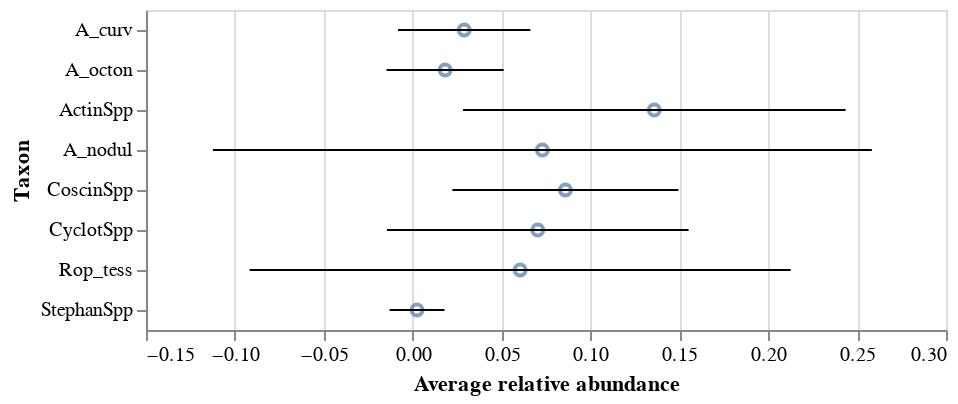

Here is the notebook cell this chart was saved with:
### Markdown cell above
### Q1 (b). Visualizing summary statistics

Create a plot of the average relative abundances and their variation over time by following these steps:

1. Reset the index of `diatom_summary` so that the taxon names are stored as a column and not an index. Store the result as `plot_df`.

2. Create an Altair chart based on `plot_df` with *no marks* -- just `alt.Chart(...).encode(...)` -- and pass the columnn of taxon names to the `Y` encoding channel with the title 'Taxon' and sorted in descending order of mean relative abundance. Store the result as `base`.
    + *Hint*: `alt.Y(..., sort = {'field': 'column', 'order': 'descending'})` will sort the Y channel by 'column' in descending order.


3. Modify `base` to create a point plot of the average relative abundances for each taxon; store the result as `means`.
    + Average relative abundance (the mean you calculated in Q1 (a)) should appear on the x axis, and taxon on the y axis.
    + Since the `Y` encoding was already specified in `base`, you do not need to add a `Y` encoding at this stage.
    + Give the x axis the title 'Average relative abundance'.


4. Modify `base` to create a plot with bars spanning two standard deviations in either direction from the mean. Store the result as `bars`.
    + First use `base.transform_calculate(...)` to compute `lwr` and `upr` for the positions of the bar endpoints:
        - $\texttt{lwr} = \texttt{mean} - 2\times\texttt{std}$
        - $\texttt{upr} = \texttt{mean} + 2\times\texttt{std}$.
    + Then append `.mark_errorbar().encode(...)` to the chain:
        - pass `lwr:Q` to the `X` encoding channel with the title 'Average relative abundance' (to match the point plot)
        - pass `upr:Q` to the `X2` encoding channel (no specific title needed).


5. Layer the plots: `means + bars`.


It may help to have a look at [this example](https://altair-viz.github.io/gallery/simple_scatter_with_errorbars.html). Once you make the plot, answer questions (i) - (iii) below.

### Code cell
# reset index
plot_df = diatom_summary.reset_index()

# create base chart
base = alt.Chart(plot_df).encode(
    y = alt.Y('index', 
              title = 'Taxon', 
              sort = {'field': 'column', 'order': 'descending'})
)

# create point plot
means = base.mark_point().encode(
    x = alt.X('mean', title = 'Average relative abundance')
)

# create bar plot
bars = base.transform_calculate(
    lwr = 'datum.mean - 2 * datum.std',
    upr = 'datum.mean + 2 * datum.std'
).mark_errorbar().encode(
    x = alt.X('lwr:Q', title = 'Average relative abundance'),
    x2 = 'upr:Q'
)

# layer
means + bars

### Figure 1 — Vega-Lite specification as saved in the notebook (floating-point values rounded to 4 significant figures)
{"config": {"view": {"continuousWidth": 400, "continuousHeight": 300}}, "layer": [{"mark": "point", "encoding": {"x": {"field": "mean", "title": "Average relative abundance", "type": "quantitative"}, "y": {"field": "index", "sort": {"field": "column", "order": "descending"}, "title": "Taxon", "type": "nominal"}}}, {"mark": "errorbar", "encoding": {"x": {"field": "lwr", "title": "Average relative abundance", "type": "quantitative"}, "x2": {"field": "upr"}, "y": {"field": "index", "sort": {"field": "column", "order": "descending"}, "title": "Taxon", "type": "nominal"}}, "transform": [{"calculate": "datum.mean - 2 * datum.std", "as": "lwr"}, {"calculate": "datum.mean + 2 * datum.std", "as": "upr"}]}], "data": {"name": "data-1b0d93bfcb022f0704e46c56041c0f6d"}, "$schema": "https://vega.github.io/schema/vega-lite/v4.17.0.json", "datasets": {"data-1b0d93bfcb022f0704e46c56041c0f6d": [{"index": "A_curv", "mean": 0.02899, "std": 0.0186}, {"index": "A_octon", "mean": 0.01826, "std": 0.01647}, {"index": "ActinSpp", "mean": 0.1359, "std": 0.0538}, {"index": "A_nodul", "mean": 0.07294, "std": 0.09268}, {"index": "CoscinSpp", "mean": 0.08593, "std": 0.0318}, {"index": "CyclotSpp", "mean": 0.07037, "std": 0.04242}, {"index": "Rop_tess", "mean": 0.06045, "std": 0.0761}, {"index": "StephanSpp", "mean": 0.002447, "std": 0.007721}]}}
